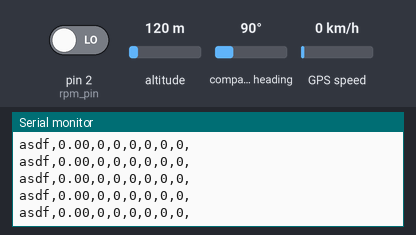
The sketch below on a simulated Arduino Uno, built with avr-gcc and run on an emulated ATmega328P. Shown: the last lines printed to the serial monitor. Inputs (shaded band) come from the test bench; at power-on: altitude 120 m, GPS speed 0 km/h, pin 2 (rpm_pin) LOW, compass heading 90°. The GPS gets a fix after 3 s at 37.7749, -122.4194 with 8 satellites.

Above: at 2.2 s.
2.3 s: altitude set to 20 m
At 3.06 s:
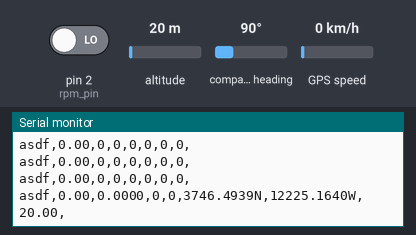
4.9 s: GPS speed set to 2 km/h
At 4.91 s:
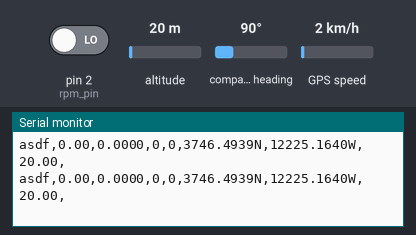
6.4 s: altitude set to 250 m
At 6.44 s:
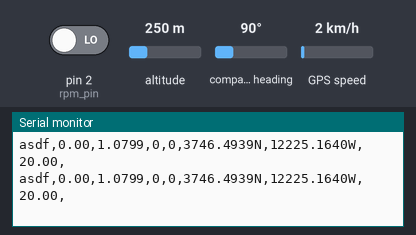

The sketch:

sensor_data.ino
```cpp
// Test code for Ultimate GPS Using Hardware Serial (e.g. GPS Flora or FeatherWing)
//
// This code shows how to listen to the GPS module via polling. Best used with
// Feathers or Flora where you have hardware Serial and no interrupt
//
// Tested and works great with the Adafruit GPS FeatherWing
// ------> https://www.adafruit.com/products/3133
// or Flora GPS
// ------> https://www.adafruit.com/products/1059
// but also works with the shield, breakout
// ------> https://www.adafruit.com/products/1272
// ------> https://www.adafruit.com/products/746
//
// Pick one up today at the Adafruit electronics shop
// and help support open source hardware & software! -ada

#include <Adafruit_GPS.h>
#include <SoftwareSerial.h>
//#include <max6675.h>

bool mode_1_rpm = false;
bool mode_2_rpm = not mode_1_rpm;
bool mode_1_speed = false;
bool mode_2_speed = not mode_1_speed;

double current_time_rpm = 0;
double previous_time_rpm = 0;
bool print_now_rpm = false;
double current_time_speed = 0;
double previous_time_speed = 0;
bool print_now_speed = false;

unsigned int delay_print = 50;
unsigned int diameter = 1; //in feet
unsigned int num_decimal = 2;
unsigned int rpm_pin = 2;
unsigned int speed_pin = 3;
double rpm_data = 0;
double speed_data = 0;


unsigned int thermoDO_1 = 4;
unsigned int thermoCS_1 = 5;
unsigned int thermoCLK_1 = 6;
//MAX6675 thermocouple_1(thermoCLK_1, thermoCS_1, thermoDO_1);
String thermocouple_1_data = "0";

unsigned int thermoDO_2 = 7;
unsigned int thermoCS_2 = 8;
unsigned int thermoCLK_2 = 9;
//MAX6675 thermocouple_2(thermoCLK_2, thermoCS_2, thermoDO_2);
String thermocouple_2_data = "0";


//GPS::::

SoftwareSerial mySerial(10, 11); // RX, TX

// what's the name of the hardware serial port?
#define GPSSerial mySerial

// Connect to the GPS on the hardware port
Adafruit_GPS GPS(&GPSSerial);

// Set GPSECHO to 'false' to turn off echoing the GPS data to the Serial console
// Set to 'true' if you want to debug and listen to the raw GPS sentences
#define GPSECHO false

uint32_t timer = millis();


String latitude = "0";
String longitude = "0";
String speed_gps = "0";
String altitude_gps = "0";

void setup()
{
  // put your setup code here, to run once:
  pinMode(rpm_pin, INPUT);
  //pinMode(speed_pin, INPUT);
  Serial.begin(115200);
  previous_time_rpm = micros();

  //GPS:
  //while (!Serial);  // uncomment to have the sketch wait until Serial is ready

  // connect at 115200 so we can read the GPS fast enough and echo without dropping chars
  // also spit it out
  Serial.begin(115200);
  //Serial.println("Adafruit GPS library basic test!");

  // 9600 NMEA is the default baud rate for Adafruit MTK GPS's- some use 4800
  GPS.begin(9600);
  // uncomment this line to turn on RMC (recommended minimum) and GGA (fix data) including altitude
  GPS.sendCommand(PMTK_SET_NMEA_OUTPUT_RMCGGA);
  // uncomment this line to turn on only the "minimum recommended" data
  //GPS.sendCommand(PMTK_SET_NMEA_OUTPUT_RMCONLY);
  // For parsing data, we don't suggest using anything but either RMC only or RMC+GGA since
  // the parser doesn't care about other sentences at this time
  // Set the update rate
  GPS.sendCommand(PMTK_SET_NMEA_UPDATE_1HZ); // 1 Hz update rate
  // For the parsing code to work nicely and have time to sort thru the data, and
  // print it out we don't suggest using anything higher than 1 Hz

  // Request updates on antenna status, comment out to keep quiet
  GPS.sendCommand(PGCMD_ANTENNA);

  delay(1000);

  // Ask for firmware version
  GPSSerial.println(PMTK_Q_RELEASE);
}

void loop() // run over and over again
{
  // put your main code here, to run repeatedly:
  //RPM data input

  mode_1_rpm = digitalRead(rpm_pin);
  if (mode_1_rpm == mode_2_rpm) {
    mode_2_rpm = not mode_1_rpm;
    current_time_rpm = micros();
    if (print_now_rpm == true) {
      rpm_data = (1000000 * 60 / (current_time_rpm - previous_time_rpm)); //print the rpm
      print_now_rpm = not print_now_rpm;
    }
    else {
      print_now_rpm = not print_now_rpm;
    }
    previous_time_rpm = current_time_rpm;
  }

  // read data from the GPS in the 'main loop'
  char c = GPS.read();
  // if you want to debug, this is a good time to do it!
  if (GPSECHO)
    if (c) Serial.print(c);
  // if a sentence is received, we can check the checksum, parse it...
  if (GPS.newNMEAreceived()) {
    // a tricky thing here is if we print the NMEA sentence, or data
    // we end up not listening and catching other sentences!
    // so be very wary if using OUTPUT_ALLDATA and trytng to print out data
    //Serial.println(GPS.lastNMEA()); // this also sets the newNMEAreceived() flag to false
    if (!GPS.parse(GPS.lastNMEA())) // this also sets the newNMEAreceived() flag to false
      return; // we can fail to parse a sentence in which case we should just wait for another
  }
  // if millis() or timer wraps around, we'll just reset it
  if (timer > millis()) timer = millis();

  // approximately every 500 milliseconds or so, print out the current stats - can't really do lower or it doesn't work
  if (millis() - timer > delay_print) {
    timer = millis(); // reset the timer
    /*
    Serial.print("\nTime: ");
    Serial.print(GPS.hour, DEC); Serial.print(':');
    Serial.print(GPS.minute, DEC); Serial.print(':');
    Serial.print(GPS.seconds, DEC); Serial.print('.');
    Serial.println(GPS.milliseconds);
    Serial.print("Date: ");
    Serial.print(GPS.day, DEC); Serial.print('/');
    Serial.print(GPS.month, DEC); Serial.print("/20");
    Serial.println(GPS.year, DEC);
    Serial.print("Fix: "); Serial.print((int)GPS.fix);
    Serial.print(" quality: "); Serial.println((int)GPS.fixquality);
    */
    if (GPS.fix) {
      /*
      Serial.print("Location: ");
      Serial.print(GPS.latitude, 4); Serial.print(GPS.lat);
      Serial.print(", ");
      Serial.print(GPS.longitude, 4); //Serial.println(GPS.lon);
      Serial.print("Speed (knots): "); Serial.println(GPS.speed);
      Serial.print("Angle: "); Serial.println(GPS.angle);
      Serial.print("Altitude: "); Serial.println(GPS.altitude);
      Serial.print("Satellites: "); Serial.println((int)GPS.satellites);
      */
      latitude = String((GPS.latitude), 4) + String(GPS.lat);
      longitude = String((GPS.longitude), 4) + String(GPS.lon);
      speed_gps = String(GPS.speed, 4);
      altitude_gps = String(GPS.altitude);
    }
    Serial.println(String("asdf") + "," + String(rpm_data, num_decimal) + "," + speed_gps + "," + thermocouple_1_data + "," + thermocouple_2_data + "," + latitude + "," + longitude + "," + altitude_gps + "," );
  }
};
```

Measured:
- after the input at 2.3 s, the serial monitor: prints a new line after 0.75 s (image 1)
